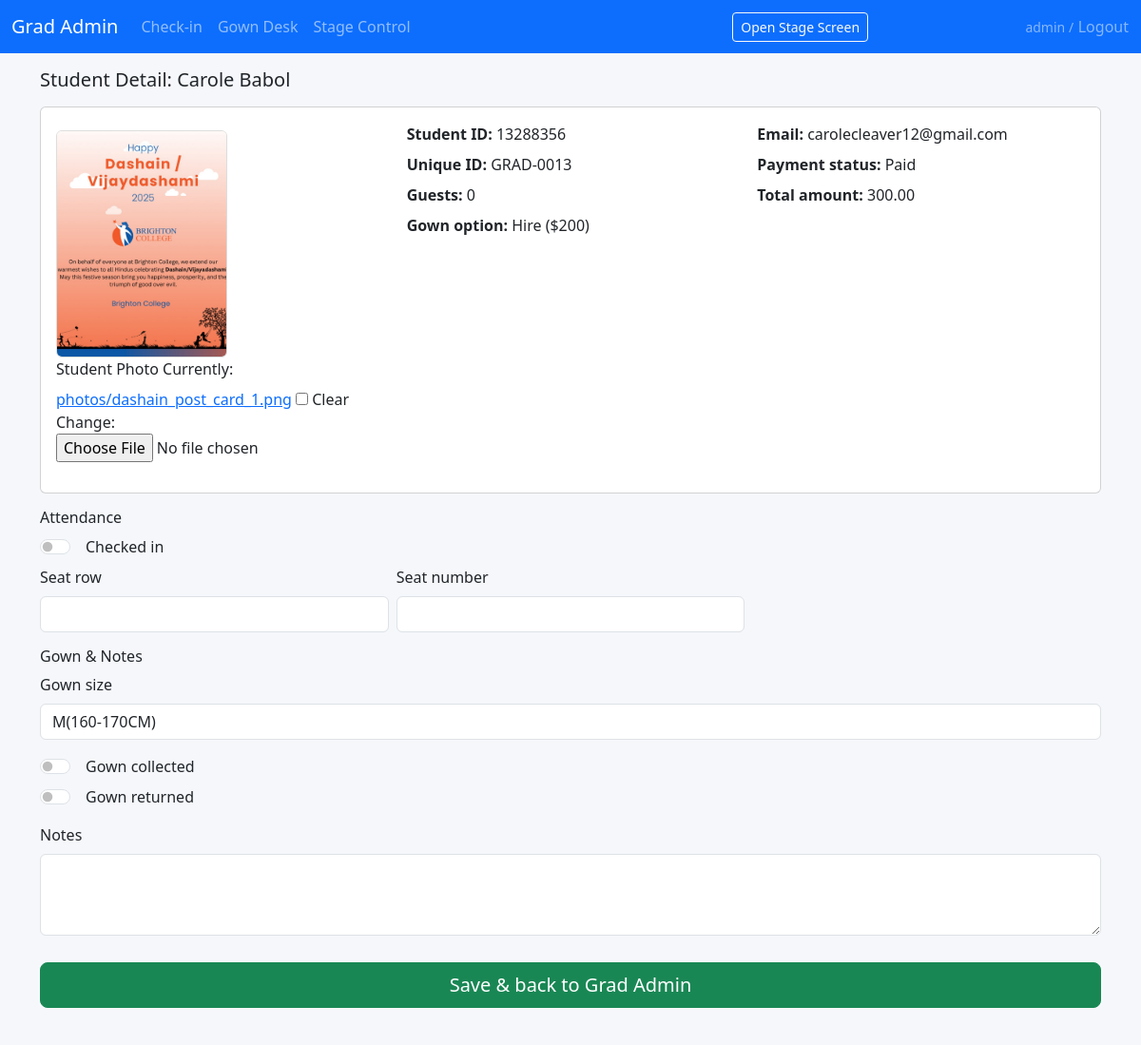
The app's page /students/34/ (signed in), older data.
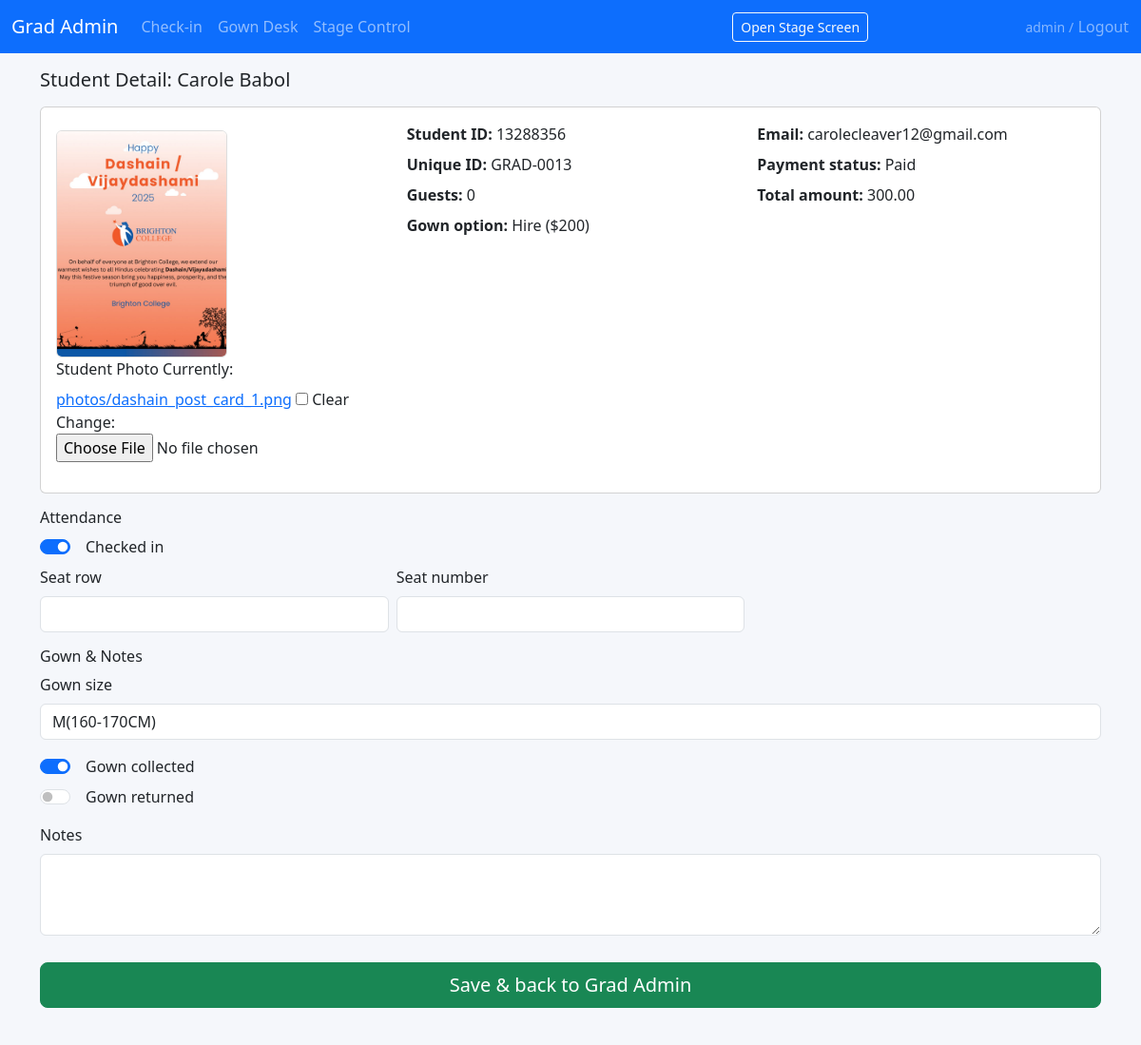
The same page, newer data.
### ceremony/models.py (models this page shows, shortened)
class Graduate(models.Model):
    submission_date = models.DateTimeField(null=True, blank=True)
    name = models.CharField(max_length=255)
    email = models.EmailField()
    student_id = models.CharField(max_length=50)
    payment_status = models.CharField(max_length=50, blank=True)
    gown_option = models.CharField(
        max_length=50,
        blank=True,
        help_text='Hire or Purchase from form',
    )
    additional_guests = models.PositiveIntegerField(default=0)
    total_amount = models.DecimalField(max_digits=10, decimal_places=2, default=0)
    unique_id = models.CharField(max_length=50, unique=True)
    gown_size = models.CharField(max_length=20, blank=True)
    submission_id = models.CharField(max_length=50, blank=True)
    photo = models.ImageField(upload_to='photos/', null=True, blank=True)
    attended = models.BooleanField(default=False)
    check_in_time = models.DateTimeField(null=True, blank=True)
    checked_in_by = models.CharField(max_length=100, blank=True)
    gown_collected = models.BooleanField(default=False)
    gown_returned = models.BooleanField(default=False)
    gown_notes = models.TextField(blank=True)
    seat_row = models.CharField(max_length=10, blank=True)
    seat_number = models.CharField(max_length=10, blank=True)
    presentation_order = models.PositiveIntegerField(
        null=True, blank=True, help_text='Order for stage presentation'
    )
    display_name = models.CharField(
        max_length=255,
        blank=True,
        help_text='Name as shown on the big screen',
    )
    course_name = models.CharField(
        max_length=255,
        blank=True,
        help_text='Optional – course/qualification to display',
    )
    class Meta:
        ordering = ['presentation_order', 'name']
    def needs_to_return_gown(self):
        if not self.gown_option:
            return False
        return "hire" in self.gown_option.lower()  # safe match for: Hire ($200)

### ceremony/views.py (the view)
# urls.py: path('students/<int:pk>/', views.student_detail, name='student_detail'),
@login_required
@require_http_methods(['GET', 'POST'])
def student_detail(request, pk):
    graduate = get_object_or_404(Graduate, pk=pk)
    if request.method == 'POST':
        form = StudentDetailForm(request.POST, request.FILES, instance=graduate)
        if form.is_valid():
            form.save()
            return redirect('grad_admin')
    else:
        form = StudentDetailForm(instance=graduate)
    return render(
        request,
        'ceremony/student_detail.html',
        {'graduate': graduate, 'form': form},
    )

### ceremony/forms.py
class StudentDetailForm(forms.ModelForm):
    class Meta:
        model = Graduate
        fields = [
            'attended',
            'seat_row',
            'seat_number',
            'presentation_order',
            'gown_size',
            'gown_collected',
            'gown_returned',
            'gown_notes',
            'photo',
        ]
        widgets = {
            'attended': forms.CheckboxInput(attrs={'class': 'form-check-input'}),
            'seat_row': forms.TextInput(attrs={'class': 'form-control'}),
            'seat_number': forms.TextInput(attrs={'class': 'form-control'}),
            'presentation_order': forms.NumberInput(attrs={'class': 'form-control'}),
            'gown_size': forms.TextInput(attrs={'class': 'form-control'}),
            'gown_collected': forms.CheckboxInput(attrs={'class': 'form-check-input'}),
            'gown_returned': forms.CheckboxInput(attrs={'class': 'form-check-input'}),
            'gown_notes': forms.Textarea(attrs={'class': 'form-control', 'rows': 3}),
        }

### ceremony/templates/ceremony/student_detail.html (shortened to what this page needs)
{% extends "ceremony/base.html" %}
{% load static %}
{% block content %}
<h1 class="h5 mb-3">Student Detail: {{ graduate.name }}</h1>
<form method="post" class="mb-5" enctype="multipart/form-data">{% csrf_token %}
	<div class="card mb-3">
		<div class="card-body">
			<div class="row">
				<div class="col-md-4">
					<div class="mb-3">
						<div class="mt-2">
							<img id="photo-preview"
								src="{% if graduate.photo %}{{ graduate.photo.url }}{% else %}{% static 'ceremony/default_silhouette.png' %}{% endif %}"
								class="img-fluid rounded" style="max-width:180px; border:1px solid #ddd;">
						</div>
						<label class="form-label">Student Photo</label>
						{{ form.photo }}
					</div>
				</div>
				<div class="col-md-8">
					<div class="row">
						<div class="col-md-6 mb-2">
							<strong>Student ID:</strong> {{ graduate.student_id }}
						</div>
						<div class="col-md-6 mb-2">
							<strong>Email:</strong> {{ graduate.email }}
						</div>
						<div class="col-md-6 mb-2">
							<strong>Unique ID:</strong> {{ graduate.unique_id }}
						</div>
						<div class="col-md-6 mb-2">
							<strong>Payment status:</strong> {{ graduate.payment_status }}
						</div>
						<div class="col-md-6 mb-2">
							<strong>Guests:</strong> {{ graduate.additional_guests }}
						</div>
						<div class="col-md-6 mb-2">
							<strong>Total amount:</strong> {{ graduate.total_amount }}
						</div>
						<div class="col-md-12 mb-2">
							<strong>Gown option:</strong> {{ graduate.gown_option }}
						</div>
					</div>
				</div>
			</div>
		</div>
	</div>
	<h2 class="h6 mt-3">Attendance</h2>
	<div class="form-check form-switch mb-2">
		{{ form.attended }}
		<label class="form-check-label ms-2">Checked in</label>
	</div>
	<div class="row g-2 mb-3">
		<div class="col-4">
			<label class="form-label">Seat row</label>
			{{ form.seat_row }}
		</div>
		<div class="col-4">
			<label class="form-label">Seat number</label>
			{{ form.seat_number }}
		</div>
	</div>
	<h2 class="h6 mt-3">Gown &amp; Notes</h2>
	<div class="mb-3">
		<label class="form-label">Gown size</label>
		{{ form.gown_size }}
	</div>
	<div class="form-check form-switch mb-2">
		{{ form.gown_collected }}
		<label class="form-check-label ms-2">Gown collected</label>
	</div>
	{% if graduate.needs_to_return_gown %}
		<div class="form-check form-switch mb-3">
			{{ form.gown_returned }}
			<label class="form-check-label ms-2">Gown returned</label>
		</div>
	{% else %}
		<span class="badge bg-info">No need to return, gown was purchased</span>
	{% endif %}
	<div class="mb-3">
		<label class="form-label">Notes</label>
		{{ form.gown_notes }}
	</div>
	<div class="fixed-bottom-bar">
		<button type="submit" class="btn btn-success w-100 btn-lg">
			Save &amp; back to Grad Admin
		</button>
	</div>
</form>
{% endblock %}

Row changes from the older to the newer data that the page shows:
changed Graduate "Carole Babol": attended "☐" → "☑"; gown_collected "☐" → "☑"
